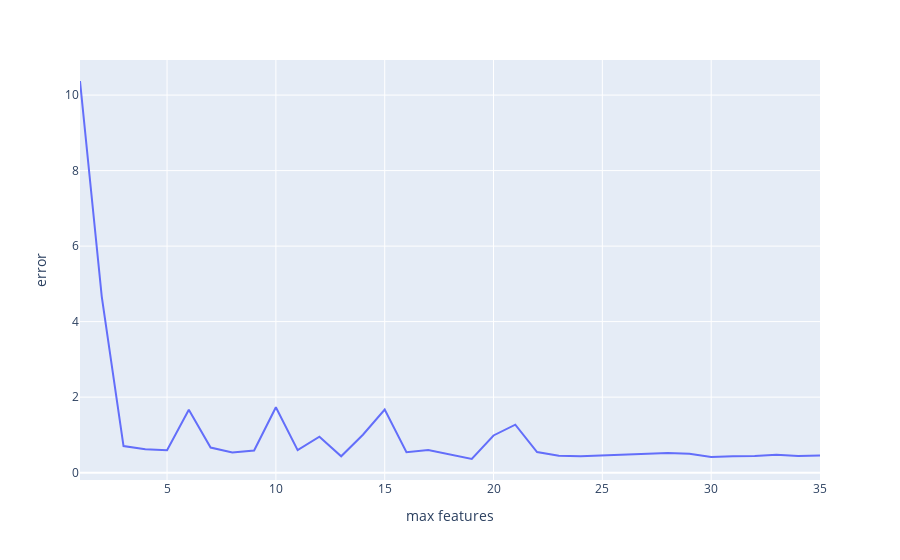

The notebook cell this image was saved under:
### Code cell
fig = px.line(mf_error_df, x='max features', y='error')
fig.show()

### Figure 1 — Plotly figure (JSON) as saved in the notebook; plotly's stock layout.template omitted (floating-point values rounded to 4 significant figures)
{"data": [{"hovertemplate": "max features=%{x}<br>error=%{y}<extra></extra>", "legendgroup": "", "line": {"color": "#636efa", "dash": "solid"}, "marker": {"symbol": "circle"}, "mode": "lines", "name": "", "orientation": "v", "showlegend": false, "type": "scatter", "x": [1, 2, 3, 4, 5, 6, 7, 8, 9, 10, 11, 12, 13, 14, 15, 16, 17, 18, 19, 20, 21, 22, 23, 24, 25, 26, 27, 28, 29, 30, 31, 32, 33, 34, 35], "xaxis": "x", "y": [10.37, 4.664, 0.7041, 0.6192, 0.5917, 1.664, 0.6632, 0.5362, 0.5861, 1.734, 0.5967, 0.9507, 0.4334, 1.004, 1.671, 0.5428, 0.5985, 0.4737, 0.3613, 0.9848, 1.27, 0.5456, 0.4493, 0.4361, 0.4616, 0.4866, 0.5112, 0.5234, 0.5002, 0.4125, 0.4341, 0.4399, 0.4717, 0.4391, 0.453], "yaxis": "y"}], "layout": {"legend": {"tracegroupgap": 0}, "margin": {"t": 60}, "xaxis": {"anchor": "y", "domain": [0, 1], "title": {"text": "max features"}}, "yaxis": {"anchor": "x", "domain": [0, 1], "title": {"text": "error"}}}}
